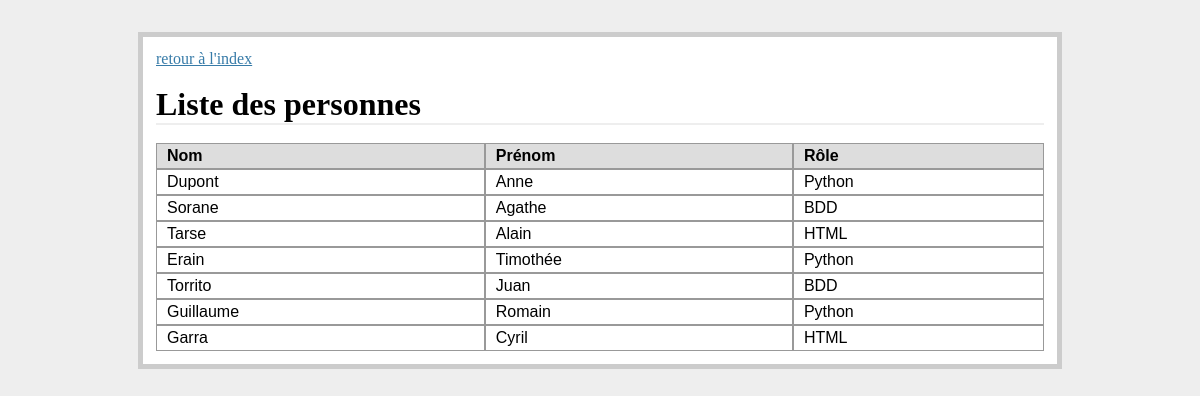
Screenshot of /afficher_personnes with the database file from the repository.
### tables this page shows
CREATE TABLE "personnes" (
	`id`	INTEGER PRIMARY KEY AUTOINCREMENT,
	`nom`	TEXT,
	`prenom`	TEXT,
	`role`	INTEGER
);

### exemples.py (the view)
@app.route('/afficher_personnes', methods=['GET'])
def affichage_bdd_personnes():
	lignes = selection_personnes()
	return render_template('affichage_personnes.html', personnes = lignes)

### exemples.py (called while the page is built)
def connection_bdd():
	con = lite.connect('exemples.db')
	con.row_factory = lite.Row
	return con

def selection_personnes():
	conn = connection_bdd()
	cur = conn.cursor()
	cur.execute("SELECT nom, prenom, role FROM personnes")
	lignes = cur.fetchall()
	conn.close()
	return lignes

### templates/affichage_personnes.html (shortened to what this page needs)
<!doctype html>
<html>
<head>
<link rel='stylesheet' type='text/css' href='{{ url_for("static", filename="style.css") }}'>
</head>
<body>
<div class='contenu'>
	<a href='{{ url_for("index") }}'>retour à l'index</a><br/><br/>
	<h1>Liste des personnes</h1><br/>
	<div class="lp_table">
		<div class="lp_entetes">
			<div class="lp_entete">Nom</div>
			<div class="lp_entete">Prénom</div>
			<div class="lp_entete">Rôle</div>
		</div>
		{% for personne in personnes %}
			<div class="lp_ligne">
				<div class="lp_cellule">{{ personne['nom'] }}</div>
				<div class="lp_cellule">{{ personne['prenom'] }}</div>
				<div class="lp_cellule">{% if personne['role']==1 %}BDD{% endif %}{% if personne['role']==2 %}HTML{% endif %}{% if personne['role']==3 %}Python{% endif %}</div>
			</div>
		{% endfor %}
	</div>
</div>
</body>
</html>

### static/style.css (style rules this page uses)
body { font-family: sans-serif; background: #eee; }
a { color: #377ba8; }
a, h1 { font-family: 'Georgia', serif; margin: 0; }
h1 { border-bottom: 2px solid #eee; }
.contenu { margin: 2em auto; width: 75%; border: 5px solid #ccc; padding: 0.8em; background: white; }
.lp_table { display: table; width: 100%; }
.lp_entetes { display: table-header-group; background-color: #ddd; font-weight: bold; }
.lp_ligne { display: table-row; }
.lp_entete, .lp_cellule { display: table-cell; padding: 3px 10px; border: 1px solid #999999; }

### rows the page displays
personnes: nom "Dupont", prenom "Anne", role "Python"
personnes: nom "Sorane", prenom "Agathe", role "BDD"
personnes: nom "Tarse", prenom "Alain", role "HTML"
personnes: nom "Erain", prenom "Timothée", role "Python"
personnes: nom "Torrito", prenom "Juan", role "BDD"
personnes: nom "Guillaume", prenom "Romain", role "Python"
personnes: nom "Garra", prenom "Cyril", role "HTML"
